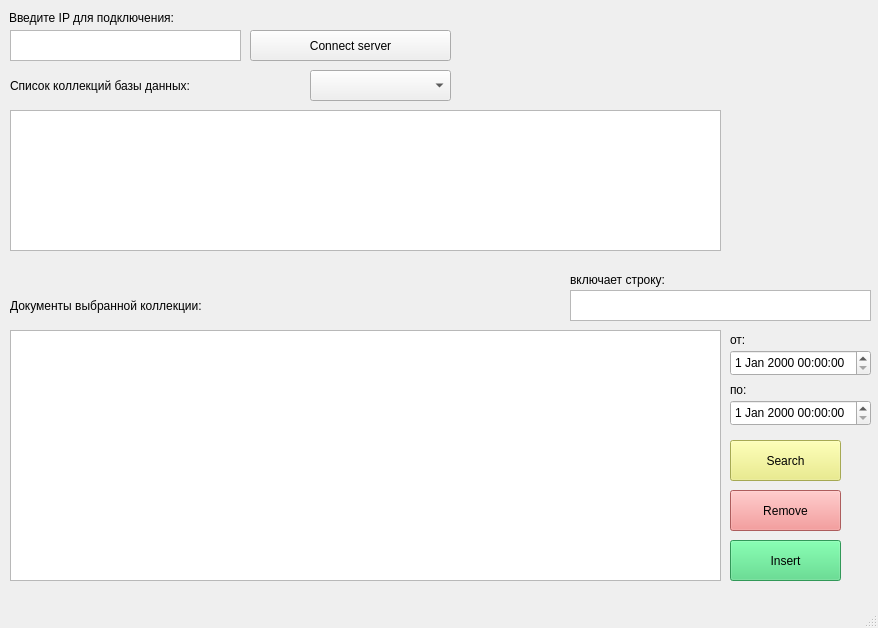
<?xml version="1.0" encoding="UTF-8"?>
<ui version="4.0">
 <class>MainWindow</class>
 <widget class="QMainWindow" name="MainWindow">
  <property name="geometry">
   <rect>
    <x>0</x>
    <y>0</y>
    <width>878</width>
    <height>628</height>
   </rect>
  </property>
  <property name="windowTitle">
   <string>MainWindow</string>
  </property>
  <widget class="QWidget" name="centralwidget">
   <widget class="QTreeView" name="treeView">
    <property name="geometry">
     <rect>
      <x>10</x>
      <y>330</y>
      <width>711</width>
      <height>251</height>
     </rect>
    </property>
   </widget>
   <widget class="QPushButton" name="pushButton_2">
    <property name="geometry">
     <rect>
      <x>250</x>
      <y>30</y>
      <width>201</width>
      <height>31</height>
     </rect>
    </property>
    <property name="text">
     <string>Connect server</string>
    </property>
   </widget>
   <widget class="QListWidget" name="listWidget">
    <property name="geometry">
     <rect>
      <x>10</x>
      <y>110</y>
      <width>711</width>
      <height>141</height>
     </rect>
    </property>
   </widget>
   <widget class="QComboBox" name="comboBox">
    <property name="geometry">
     <rect>
      <x>310</x>
      <y>70</y>
      <width>141</width>
      <height>31</height>
     </rect>
    </property>
   </widget>
   <widget class="QLabel" name="label">
    <property name="geometry">
     <rect>
      <x>10</x>
      <y>70</y>
      <width>301</width>
      <height>31</height>
     </rect>
    </property>
    <property name="styleSheet">
     <string notr="true">font: 14pt &quot;Ubuntu&quot;;</string>
    </property>
    <property name="text">
     <string>Список коллекций базы данных:</string>
    </property>
   </widget>
   <widget class="QLabel" name="label_2">
    <property name="geometry">
     <rect>
      <x>9</x>
      <y>9</y>
      <width>212</width>
      <height>17</height>
     </rect>
    </property>
    <property name="text">
     <string>Введите IP для подключения:</string>
    </property>
   </widget>
   <widget class="QPushButton" name="btnRemove">
    <property name="geometry">
     <rect>
      <x>730</x>
      <y>490</y>
      <width>111</width>
      <height>41</height>
     </rect>
    </property>
    <property name="palette">
     <palette>
      <active>
       <colorrole role="WindowText">
        <brush brushstyle="SolidPattern">
         <color alpha="255">
          <red>0</red>
          <green>0</green>
          <blue>0</blue>
         </color>
        </brush>
       </colorrole>
       <colorrole role="Button">
        <brush brushstyle="SolidPattern">
         <color alpha="255">
          <red>242</red>
          <green>130</green>
          <blue>130</blue>
         </color>
        </brush>
       </colorrole>
       <colorrole role="Light">
        <brush brushstyle="SolidPattern">
         <color alpha="255">
          <red>255</red>
          <green>244</green>
          <blue>244</blue>
         </color>
        </brush>
       </colorrole>
       <colorrole role="Midlight">
        <brush brushstyle="SolidPattern">
         <color alpha="255">
          <red>248</red>
          <green>187</green>
          <blue>187</blue>
         </color>
        </brush>
       </colorrole>
       <colorrole role="Dark">
        <brush brushstyle="SolidPattern">
         <color alpha="255">
          <red>121</red>
          <green>65</green>
          <blue>65</blue>
         </color>
        </brush>
       </colorrole>
       <colorrole role="Mid">
        <brush brushstyle="SolidPattern">
         <color alpha="255">
          <red>161</red>
          <green>86</green>
          <blue>86</blue>
         </color>
        </brush>
       </colorrole>
       <colorrole role="Text">
        <brush brushstyle="SolidPattern">
         <color alpha="255">
          <red>0</red>
          <green>0</green>
          <blue>0</blue>
         </color>
        </brush>
       </colorrole>
       <colorrole role="BrightText">
        <brush brushstyle="SolidPattern">
         <color alpha="255">
          <red>255</red>
          <green>255</green>
          <blue>255</blue>
         </color>
        </brush>
       </colorrole>
       <colorrole role="ButtonText">
        <brush brushstyle="SolidPattern">
         <color alpha="255">
          <red>0</red>
          <green>0</green>
          <blue>0</blue>
         </color>
        </brush>
       </colorrole>
       <colorrole role="Base">
        <brush brushstyle="SolidPattern">
         <color alpha="255">
          <red>255</red>
          <green>255</green>
          <blue>255</blue>
         </color>
        </brush>
       </colorrole>
       <colorrole role="Window">
        <brush brushstyle="SolidPattern">
         <color alpha="255">
          <red>242</red>
          <green>130</green>
          <blue>130</blue>
         </color>
        </brush>
       </colorrole>
       <colorrole role="Shadow">
        <brush brushstyle="SolidPattern">
         <color alpha="255">
          <red>0</red>
          <green>0</green>
          <blue>0</blue>
         </color>
        </brush>
       </colorrole>
       <colorrole role="AlternateBase">
        <brush brushstyle="SolidPattern">
         <color alpha="255">
          <red>248</red>
          <green>192</green>
          <blue>192</blue>
         </color>
        </brush>
       </colorrole>
       <colorrole role="ToolTipBase">
        <brush brushstyle="SolidPattern">
         <color alpha="255">
          <red>255</red>
          <green>255</green>
          <blue>220</blue>
         </color>
        </brush>
       </colorrole>
       <colorrole role="ToolTipText">
        <brush brushstyle="SolidPattern">
         <color alpha="255">
          <red>0</red>
          <green>0</green>
          <blue>0</blue>
         </color>
        </brush>
       </colorrole>
       <colorrole role="PlaceholderText">
        <brush brushstyle="SolidPattern">
         <color alpha="128">
          <red>0</red>
          <green>0</green>
          <blue>0</blue>
         </color>
        </brush>
       </colorrole>
      </active>
      <inactive>
       <colorrole role="WindowText">
        <brush brushstyle="SolidPattern">
         <color alpha="255">
          <red>0</red>
          <green>0</green>
          <blue>0</blue>
         </color>
        </brush>
       </colorrole>
       <colorrole role="Button">
        <brush brushstyle="SolidPattern">
         <color alpha="255">
          <red>242</red>
          <green>130</green>
          <blue>130</blue>
         </color>
        </brush>
       </colorrole>
       <colorrole role="Light">
        <brush brushstyle="SolidPattern">
         <color alpha="255">
          <red>255</red>
          <green>244</green>
          <blue>244</blue>
         </color>
        </brush>
       </colorrole>
       <colorrole role="Midlight">
        <brush brushstyle="SolidPattern">
         <color alpha="255">
          <red>248</red>
          <green>187</green>
          <blue>187</blue>
         </color>
        </brush>
       </colorrole>
       <colorrole role="Dark">
        <brush brushstyle="SolidPattern">
         <color alpha="255">
          <red>121</red>
          <green>65</green>
          <blue>65</blue>
         </color>
        </brush>
       </colorrole>
       <colorrole role="Mid">
        <brush brushstyle="SolidPattern">
         <color alpha="255">
          <red>161</red>
          <green>86</green>
          <blue>86</blue>
         </color>
        </brush>
       </colorrole>
       <colorrole role="Text">
        <brush brushstyle="SolidPattern">
         <color alpha="255">
          <red>0</red>
          <green>0</green>
          <blue>0</blue>
         </color>
        </brush>
       </colorrole>
       <colorrole role="BrightText">
        <brush brushstyle="SolidPattern">
         <color alpha="255">
          <red>255</red>
          <green>255</green>
          <blue>255</blue>
         </color>
        </brush>
       </colorrole>
       <colorrole role="ButtonText">
        <brush brushstyle="SolidPattern">
         <color alpha="255">
          <red>0</red>
          <green>0</green>
          <blue>0</blue>
         </color>
        </brush>
       </colorrole>
       <colorrole role="Base">
        <brush brushstyle="SolidPattern">
         <color alpha="255">
          <red>255</red>
          <green>255</green>
          <blue>255</blue>
         </color>
        </brush>
       </colorrole>
       <colorrole role="Window">
        <brush brushstyle="SolidPattern">
         <color alpha="255">
          <red>242</red>
          <green>130</green>
          <blue>130</blue>
         </color>
        </brush>
       </colorrole>
       <colorrole role="Shadow">
        <brush brushstyle="SolidPattern">
         <color alpha="255">
          <red>0</red>
          <green>0</green>
          <blue>0</blue>
         </color>
        </brush>
       </colorrole>
       <colorrole role="AlternateBase">
        <brush brushstyle="SolidPattern">
         <color alpha="255">
          <red>248</red>
          <green>192</green>
          <blue>192</blue>
         </color>
        </brush>
       </colorrole>
       <colorrole role="ToolTipBase">
        <brush brushstyle="SolidPattern">
         <color alpha="255">
          <red>255</red>
          <green>255</green>
          <blue>220</blue>
         </color>
        </brush>
       </colorrole>
       <colorrole role="ToolTipText">
        <brush brushstyle="SolidPattern">
         <color alpha="255">
          <red>0</red>
          <green>0</green>
          <blue>0</blue>
         </color>
        </brush>
       </colorrole>
       <colorrole role="PlaceholderText">
        <brush brushstyle="SolidPattern">
         <color alpha="128">
          <red>0</red>
          <green>0</green>
          <blue>0</blue>
         </color>
        </brush>
       </colorrole>
      </inactive>
      <disabled>
       <colorrole role="WindowText">
        <brush brushstyle="SolidPattern">
         <color alpha="255">
          <red>121</red>
          <green>65</green>
          <blue>65</blue>
         </color>
        </brush>
       </colorrole>
       <colorrole role="Button">
        <brush brushstyle="SolidPattern">
         <color alpha="255">
          <red>242</red>
          <green>130</green>
          <blue>130</blue>
         </color>
        </brush>
       </colorrole>
       <colorrole role="Light">
        <brush brushstyle="SolidPattern">
         <color alpha="255">
          <red>255</red>
          <green>244</green>
          <blue>244</blue>
         </color>
        </brush>
       </colorrole>
       <colorrole role="Midlight">
        <brush brushstyle="SolidPattern">
         <color alpha="255">
          <red>248</red>
          <green>187</green>
          <blue>187</blue>
         </color>
        </brush>
       </colorrole>
       <colorrole role="Dark">
        <brush brushstyle="SolidPattern">
         <color alpha="255">
          <red>121</red>
          <green>65</green>
          <blue>65</blue>
         </color>
        </brush>
       </colorrole>
       <colorrole role="Mid">
        <brush brushstyle="SolidPattern">
         <color alpha="255">
          <red>161</red>
          <green>86</green>
          <blue>86</blue>
         </color>
        </brush>
       </colorrole>
       <colorrole role="Text">
        <brush brushstyle="SolidPattern">
         <color alpha="255">
          <red>121</red>
          <green>65</green>
          <blue>65</blue>
         </color>
        </brush>
       </colorrole>
       <colorrole role="BrightText">
        <brush brushstyle="SolidPattern">
         <color alpha="255">
          <red>255</red>
          <green>255</green>
          <blue>255</blue>
         </color>
        </brush>
       </colorrole>
       <colorrole role="ButtonText">
        <brush brushstyle="SolidPattern">
         <color alpha="255">
          <red>121</red>
          <green>65</green>
          <blue>65</blue>
         </color>
        </brush>
       </colorrole>
       <colorrole role="Base">
        <brush brushstyle="SolidPattern">
         <color alpha="255">
          <red>242</red>
          <green>130</green>
          <blue>130</blue>
         </color>
        </brush>
       </colorrole>
       <colorrole role="Window">
        <brush brushstyle="SolidPattern">
         <color alpha="255">
          <red>242</red>
          <green>130</green>
          <blue>130</blue>
         </color>
        </brush>
       </colorrole>
       <colorrole role="Shadow">
        <brush brushstyle="SolidPattern">
         <color alpha="255">
          <red>0</red>
          <green>0</green>
          <blue>0</blue>
         </color>
        </brush>
       </colorrole>
       <colorrole role="AlternateBase">
        <brush brushstyle="SolidPattern">
         <color alpha="255">
          <red>242</red>
          <green>130</green>
          <blue>130</blue>
         </color>
        </brush>
       </colorrole>
       <colorrole role="ToolTipBase">
        <brush brushstyle="SolidPattern">
         <color alpha="255">
          <red>255</red>
          <green>255</green>
          <blue>220</blue>
         </color>
        </brush>
       </colorrole>
       <colorrole role="ToolTipText">
        <brush brushstyle="SolidPattern">
         <color alpha="255">
          <red>0</red>
          <green>0</green>
          <blue>0</blue>
         </color>
        </brush>
       </colorrole>
       <colorrole role="PlaceholderText">
        <brush brushstyle="SolidPattern">
         <color alpha="128">
          <red>0</red>
          <green>0</green>
          <blue>0</blue>
         </color>
        </brush>
       </colorrole>
      </disabled>
     </palette>
    </property>
    <property name="text">
     <string>Remove</string>
    </property>
   </widget>
   <widget class="QPushButton" name="btnInsert">
    <property name="geometry">
     <rect>
      <x>730</x>
      <y>540</y>
      <width>111</width>
      <height>41</height>
     </rect>
    </property>
    <property name="palette">
     <palette>
      <active>
       <colorrole role="WindowText">
        <brush brushstyle="SolidPattern">
         <color alpha="255">
          <red>0</red>
          <green>0</green>
          <blue>0</blue>
         </color>
        </brush>
       </colorrole>
       <colorrole role="Button">
        <brush brushstyle="SolidPattern">
         <color alpha="255">
          <red>69</red>
          <green>213</green>
          <blue>123</blue>
         </color>
        </brush>
       </colorrole>
       <colorrole role="Light">
        <brush brushstyle="SolidPattern">
         <color alpha="255">
          <red>147</red>
          <green>255</green>
          <blue>187</blue>
         </color>
        </brush>
       </colorrole>
       <colorrole role="Midlight">
        <brush brushstyle="SolidPattern">
         <color alpha="255">
          <red>108</red>
          <green>234</green>
          <blue>155</blue>
         </color>
        </brush>
       </colorrole>
       <colorrole role="Dark">
        <brush brushstyle="SolidPattern">
         <color alpha="255">
          <red>34</red>
          <green>106</green>
          <blue>61</blue>
         </color>
        </brush>
       </colorrole>
       <colorrole role="Mid">
        <brush brushstyle="SolidPattern">
         <color alpha="255">
          <red>46</red>
          <green>142</green>
          <blue>82</blue>
         </color>
        </brush>
       </colorrole>
       <colorrole role="Text">
        <brush brushstyle="SolidPattern">
         <color alpha="255">
          <red>0</red>
          <green>0</green>
          <blue>0</blue>
         </color>
        </brush>
       </colorrole>
       <colorrole role="BrightText">
        <brush brushstyle="SolidPattern">
         <color alpha="255">
          <red>255</red>
          <green>255</green>
          <blue>255</blue>
         </color>
        </brush>
       </colorrole>
       <colorrole role="ButtonText">
        <brush brushstyle="SolidPattern">
         <color alpha="255">
          <red>0</red>
          <green>0</green>
          <blue>0</blue>
         </color>
        </brush>
       </colorrole>
       <colorrole role="Base">
        <brush brushstyle="SolidPattern">
         <color alpha="255">
          <red>255</red>
          <green>255</green>
          <blue>255</blue>
         </color>
        </brush>
       </colorrole>
       <colorrole role="Window">
        <brush brushstyle="SolidPattern">
         <color alpha="255">
          <red>69</red>
          <green>213</green>
          <blue>123</blue>
         </color>
        </brush>
       </colorrole>
       <colorrole role="Shadow">
        <brush brushstyle="SolidPattern">
         <color alpha="255">
          <red>0</red>
          <green>0</green>
          <blue>0</blue>
         </color>
        </brush>
       </colorrole>
       <colorrole role="AlternateBase">
        <brush brushstyle="SolidPattern">
         <color alpha="255">
          <red>162</red>
          <green>234</green>
          <blue>189</blue>
         </color>
        </brush>
       </colorrole>
       <colorrole role="ToolTipBase">
        <brush brushstyle="SolidPattern">
         <color alpha="255">
          <red>255</red>
          <green>255</green>
          <blue>220</blue>
         </color>
        </brush>
       </colorrole>
       <colorrole role="ToolTipText">
        <brush brushstyle="SolidPattern">
         <color alpha="255">
          <red>0</red>
          <green>0</green>
          <blue>0</blue>
         </color>
        </brush>
       </colorrole>
       <colorrole role="PlaceholderText">
        <brush brushstyle="SolidPattern">
         <color alpha="128">
          <red>0</red>
          <green>0</green>
          <blue>0</blue>
         </color>
        </brush>
       </colorrole>
      </active>
      <inactive>
       <colorrole role="WindowText">
        <brush brushstyle="SolidPattern">
         <color alpha="255">
          <red>0</red>
          <green>0</green>
          <blue>0</blue>
         </color>
        </brush>
       </colorrole>
       <colorrole role="Button">
        <brush brushstyle="SolidPattern">
         <color alpha="255">
          <red>69</red>
          <green>213</green>
          <blue>123</blue>
         </color>
        </brush>
       </colorrole>
       <colorrole role="Light">
        <brush brushstyle="SolidPattern">
         <color alpha="255">
          <red>147</red>
          <green>255</green>
          <blue>187</blue>
         </color>
        </brush>
       </colorrole>
       <colorrole role="Midlight">
        <brush brushstyle="SolidPattern">
         <color alpha="255">
          <red>108</red>
          <green>234</green>
          <blue>155</blue>
         </color>
        </brush>
       </colorrole>
       <colorrole role="Dark">
        <brush brushstyle="SolidPattern">
         <color alpha="255">
          <red>34</red>
          <green>106</green>
          <blue>61</blue>
         </color>
        </brush>
       </colorrole>
       <colorrole role="Mid">
        <brush brushstyle="SolidPattern">
         <color alpha="255">
          <red>46</red>
          <green>142</green>
          <blue>82</blue>
         </color>
        </brush>
       </colorrole>
       <colorrole role="Text">
        <brush brushstyle="SolidPattern">
         <color alpha="255">
          <red>0</red>
          <green>0</green>
          <blue>0</blue>
         </color>
        </brush>
       </colorrole>
       <colorrole role="BrightText">
        <brush brushstyle="SolidPattern">
         <color alpha="255">
          <red>255</red>
          <green>255</green>
          <blue>255</blue>
         </color>
        </brush>
       </colorrole>
       <colorrole role="ButtonText">
        <brush brushstyle="SolidPattern">
         <color alpha="255">
          <red>0</red>
          <green>0</green>
          <blue>0</blue>
         </color>
        </brush>
       </colorrole>
       <colorrole role="Base">
        <brush brushstyle="SolidPattern">
         <color alpha="255">
          <red>255</red>
          <green>255</green>
          <blue>255</blue>
         </color>
        </brush>
       </colorrole>
       <colorrole role="Window">
        <brush brushstyle="SolidPattern">
         <color alpha="255">
          <red>69</red>
          <green>213</green>
          <blue>123</blue>
         </color>
        </brush>
       </colorrole>
       <colorrole role="Shadow">
        <brush brushstyle="SolidPattern">
         <color alpha="255">
          <red>0</red>
          <green>0</green>
          <blue>0</blue>
         </color>
        </brush>
       </colorrole>
       <colorrole role="AlternateBase">
        <brush brushstyle="SolidPattern">
         <color alpha="255">
          <red>162</red>
          <green>234</green>
          <blue>189</blue>
         </color>
        </brush>
       </colorrole>
       <colorrole role="ToolTipBase">
        <brush brushstyle="SolidPattern">
         <color alpha="255">
          <red>255</red>
          <green>255</green>
          <blue>220</blue>
         </color>
        </brush>
       </colorrole>
       <colorrole role="ToolTipText">
        <brush brushstyle="SolidPattern">
         <color alpha="255">
          <red>0</red>
          <green>0</green>
          <blue>0</blue>
         </color>
        </brush>
       </colorrole>
       <colorrole role="PlaceholderText">
        <brush brushstyle="SolidPattern">
         <color alpha="128">
          <red>0</red>
          <green>0</green>
          <blue>0</blue>
         </color>
        </brush>
       </colorrole>
      </inactive>
      <disabled>
       <colorrole role="WindowText">
        <brush brushstyle="SolidPattern">
         <color alpha="255">
          <red>34</red>
          <green>106</green>
          <blue>61</blue>
         </color>
        </brush>
       </colorrole>
       <colorrole role="Button">
        <brush brushstyle="SolidPattern">
         <color alpha="255">
          <red>69</red>
          <green>213</green>
          <blue>123</blue>
         </color>
        </brush>
       </colorrole>
       <colorrole role="Light">
        <brush brushstyle="SolidPattern">
         <color alpha="255">
          <red>147</red>
          <green>255</green>
          <blue>187</blue>
         </color>
        </brush>
       </colorrole>
       <colorrole role="Midlight">
        <brush brushstyle="SolidPattern">
         <color alpha="255">
          <red>108</red>
          <green>234</green>
          <blue>155</blue>
         </color>
        </brush>
       </colorrole>
       <colorrole role="Dark">
        <brush brushstyle="SolidPattern">
         <color alpha="255">
          <red>34</red>
          <green>106</green>
          <blue>61</blue>
         </color>
        </brush>
       </colorrole>
       <colorrole role="Mid">
        <brush brushstyle="SolidPattern">
         <color alpha="255">
          <red>46</red>
          <green>142</green>
          <blue>82</blue>
         </color>
        </brush>
       </colorrole>
       <colorrole role="Text">
        <brush brushstyle="SolidPattern">
         <color alpha="255">
          <red>34</red>
          <green>106</green>
          <blue>61</blue>
         </color>
        </brush>
       </colorrole>
       <colorrole role="BrightText">
        <brush brushstyle="SolidPattern">
         <color alpha="255">
          <red>255</red>
          <green>255</green>
          <blue>255</blue>
         </color>
        </brush>
       </colorrole>
       <colorrole role="ButtonText">
        <brush brushstyle="SolidPattern">
         <color alpha="255">
          <red>34</red>
          <green>106</green>
          <blue>61</blue>
         </color>
        </brush>
       </colorrole>
       <colorrole role="Base">
        <brush brushstyle="SolidPattern">
         <color alpha="255">
          <red>69</red>
          <green>213</green>
          <blue>123</blue>
         </color>
        </brush>
       </colorrole>
       <colorrole role="Window">
        <brush brushstyle="SolidPattern">
         <color alpha="255">
          <red>69</red>
          <green>213</green>
          <blue>123</blue>
         </color>
        </brush>
       </colorrole>
       <colorrole role="Shadow">
        <brush brushstyle="SolidPattern">
         <color alpha="255">
          <red>0</red>
          <green>0</green>
          <blue>0</blue>
         </color>
        </brush>
       </colorrole>
       <colorrole role="AlternateBase">
        <brush brushstyle="SolidPattern">
         <color alpha="255">
          <red>69</red>
          <green>213</green>
          <blue>123</blue>
         </color>
        </brush>
       </colorrole>
       <colorrole role="ToolTipBase">
        <brush brushstyle="SolidPattern">
         <color alpha="255">
          <red>255</red>
          <green>255</green>
          <blue>220</blue>
         </color>
        </brush>
       </colorrole>
       <colorrole role="ToolTipText">
        <brush brushstyle="SolidPattern">
         <color alpha="255">
          <red>0</red>
          <green>0</green>
          <blue>0</blue>
         </color>
        </brush>
       </colorrole>
       <colorrole role="PlaceholderText">
        <brush brushstyle="SolidPattern">
         <color alpha="128">
          <red>0</red>
          <green>0</green>
          <blue>0</blue>
         </color>
        </brush>
       </colorrole>
      </disabled>
     </palette>
    </property>
    <property name="text">
     <string>Insert</string>
    </property>
   </widget>
   <widget class="QTextEdit" name="textEdit">
    <property name="geometry">
     <rect>
      <x>10</x>
      <y>30</y>
      <width>231</width>
      <height>31</height>
     </rect>
    </property>
   </widget>
   <widget class="QLabel" name="label_3">
    <property name="geometry">
     <rect>
      <x>10</x>
      <y>290</y>
      <width>321</width>
      <height>31</height>
     </rect>
    </property>
    <property name="styleSheet">
     <string notr="true">font: 14pt &quot;Ubuntu&quot;;</string>
    </property>
    <property name="text">
     <string>Документы выбранной коллекции:</string>
    </property>
   </widget>
   <widget class="QDateTimeEdit" name="startDate">
    <property name="geometry">
     <rect>
      <x>730</x>
      <y>350</y>
      <width>141</width>
      <height>26</height>
     </rect>
    </property>
   </widget>
   <widget class="QDateTimeEdit" name="endDate">
    <property name="geometry">
     <rect>
      <x>730</x>
      <y>400</y>
      <width>141</width>
      <height>26</height>
     </rect>
    </property>
   </widget>
   <widget class="QPushButton" name="searchBtn">
    <property name="geometry">
     <rect>
      <x>730</x>
      <y>440</y>
      <width>111</width>
      <height>41</height>
     </rect>
    </property>
    <property name="palette">
     <palette>
      <active>
       <colorrole role="WindowText">
        <brush brushstyle="SolidPattern">
         <color alpha="255">
          <red>0</red>
          <green>0</green>
          <blue>0</blue>
         </color>
        </brush>
       </colorrole>
       <colorrole role="Button">
        <brush brushstyle="SolidPattern">
         <color alpha="255">
          <red>233</red>
          <green>236</green>
          <blue>116</blue>
         </color>
        </brush>
       </colorrole>
       <colorrole role="Light">
        <brush brushstyle="SolidPattern">
         <color alpha="255">
          <red>255</red>
          <green>255</green>
          <blue>224</blue>
         </color>
        </brush>
       </colorrole>
       <colorrole role="Midlight">
        <brush brushstyle="SolidPattern">
         <color alpha="255">
          <red>244</red>
          <green>245</green>
          <blue>170</blue>
         </color>
        </brush>
       </colorrole>
       <colorrole role="Dark">
        <brush brushstyle="SolidPattern">
         <color alpha="255">
          <red>116</red>
          <green>118</green>
          <blue>58</blue>
         </color>
        </brush>
       </colorrole>
       <colorrole role="Mid">
        <brush brushstyle="SolidPattern">
         <color alpha="255">
          <red>155</red>
          <green>157</green>
          <blue>77</blue>
         </color>
        </brush>
       </colorrole>
       <colorrole role="Text">
        <brush brushstyle="SolidPattern">
         <color alpha="255">
          <red>0</red>
          <green>0</green>
          <blue>0</blue>
         </color>
        </brush>
       </colorrole>
       <colorrole role="BrightText">
        <brush brushstyle="SolidPattern">
         <color alpha="255">
          <red>255</red>
          <green>255</green>
          <blue>255</blue>
         </color>
        </brush>
       </colorrole>
       <colorrole role="ButtonText">
        <brush brushstyle="SolidPattern">
         <color alpha="255">
          <red>0</red>
          <green>0</green>
          <blue>0</blue>
         </color>
        </brush>
       </colorrole>
       <colorrole role="Base">
        <brush brushstyle="SolidPattern">
         <color alpha="255">
          <red>255</red>
          <green>255</green>
          <blue>255</blue>
         </color>
        </brush>
       </colorrole>
       <colorrole role="Window">
        <brush brushstyle="SolidPattern">
         <color alpha="255">
          <red>233</red>
          <green>236</green>
          <blue>116</blue>
         </color>
        </brush>
       </colorrole>
       <colorrole role="Shadow">
        <brush brushstyle="SolidPattern">
         <color alpha="255">
          <red>0</red>
          <green>0</green>
          <blue>0</blue>
         </color>
        </brush>
       </colorrole>
       <colorrole role="AlternateBase">
        <brush brushstyle="SolidPattern">
         <color alpha="255">
          <red>244</red>
          <green>245</green>
          <blue>185</blue>
         </color>
        </brush>
       </colorrole>
       <colorrole role="ToolTipBase">
        <brush brushstyle="SolidPattern">
         <color alpha="255">
          <red>255</red>
          <green>255</green>
          <blue>220</blue>
         </color>
        </brush>
       </colorrole>
       <colorrole role="ToolTipText">
        <brush brushstyle="SolidPattern">
         <color alpha="255">
          <red>0</red>
          <green>0</green>
          <blue>0</blue>
         </color>
        </brush>
       </colorrole>
       <colorrole role="PlaceholderText">
        <brush brushstyle="SolidPattern">
         <color alpha="128">
          <red>0</red>
          <green>0</green>
          <blue>0</blue>
         </color>
        </brush>
       </colorrole>
      </active>
      <inactive>
       <colorrole role="WindowText">
        <brush brushstyle="SolidPattern">
         <color alpha="255">
          <red>0</red>
          <green>0</green>
          <blue>0</blue>
         </color>
        </brush>
       </colorrole>
       <colorrole role="Button">
        <brush brushstyle="SolidPattern">
         <color alpha="255">
          <red>233</red>
          <green>236</green>
          <blue>116</blue>
         </color>
        </brush>
       </colorrole>
       <colorrole role="Light">
        <brush brushstyle="SolidPattern">
         <color alpha="255">
          <red>255</red>
          <green>255</green>
          <blue>224</blue>
         </color>
        </brush>
       </colorrole>
       <colorrole role="Midlight">
        <brush brushstyle="SolidPattern">
         <color alpha="255">
          <red>244</red>
          <green>245</green>
          <blue>170</blue>
         </color>
        </brush>
       </colorrole>
       <colorrole role="Dark">
        <brush brushstyle="SolidPattern">
         <color alpha="255">
          <red>116</red>
          <green>118</green>
          <blue>58</blue>
         </color>
        </brush>
       </colorrole>
       <colorrole role="Mid">
        <brush brushstyle="SolidPattern">
         <color alpha="255">
          <red>155</red>
          <green>157</green>
          <blue>77</blue>
         </color>
        </brush>
       </colorrole>
       <colorrole role="Text">
        <brush brushstyle="SolidPattern">
         <color alpha="255">
          <red>0</red>
          <green>0</green>
          <blue>0</blue>
         </color>
        </brush>
       </colorrole>
       <colorrole role="BrightText">
        <brush brushstyle="SolidPattern">
         <color alpha="255">
          <red>255</red>
          <green>255</green>
          <blue>255</blue>
         </color>
        </brush>
       </colorrole>
       <colorrole role="ButtonText">
        <brush brushstyle="SolidPattern">
         <color alpha="255">
          <red>0</red>
          <green>0</green>
          <blue>0</blue>
         </color>
        </brush>
       </colorrole>
       <colorrole role="Base">
        <brush brushstyle="SolidPattern">
         <color alpha="255">
          <red>255</red>
          <green>255</green>
          <blue>255</blue>
         </color>
        </brush>
       </colorrole>
       <colorrole role="Window">
        <brush brushstyle="SolidPattern">
         <color alpha="255">
          <red>233</red>
          <green>236</green>
          <blue>116</blue>
         </color>
        </brush>
       </colorrole>
       <colorrole role="Shadow">
        <brush brushstyle="SolidPattern">
         <color alpha="255">
          <red>0</red>
          <green>0</green>
          <blue>0</blue>
         </color>
        </brush>
       </colorrole>
       <colorrole role="AlternateBase">
        <brush brushstyle="SolidPattern">
         <color alpha="255">
          <red>244</red>
          <green>245</green>
          <blue>185</blue>
         </color>
        </brush>
       </colorrole>
       <colorrole role="ToolTipBase">
        <brush brushstyle="SolidPattern">
         <color alpha="255">
          <red>255</red>
          <green>255</green>
          <blue>220</blue>
         </color>
        </brush>
       </colorrole>
       <colorrole role="ToolTipText">
        <brush brushstyle="SolidPattern">
         <color alpha="255">
          <red>0</red>
          <green>0</green>
          <blue>0</blue>
         </color>
        </brush>
       </colorrole>
       <colorrole role="PlaceholderText">
        <brush brushstyle="SolidPattern">
         <color alpha="128">
          <red>0</red>
          <green>0</green>
          <blue>0</blue>
         </color>
        </brush>
       </colorrole>
      </inactive>
      <disabled>
       <colorrole role="WindowText">
        <brush brushstyle="SolidPattern">
         <color alpha="255">
          <red>116</red>
          <green>118</green>
          <blue>58</blue>
         </color>
        </brush>
       </colorrole>
       <colorrole role="Button">
        <brush brushstyle="SolidPattern">
         <color alpha="255">
          <red>233</red>
          <green>236</green>
          <blue>116</blue>
         </color>
        </brush>
       </colorrole>
       <colorrole role="Light">
        <brush brushstyle="SolidPattern">
         <color alpha="255">
          <red>255</red>
          <green>255</green>
          <blue>224</blue>
         </color>
        </brush>
       </colorrole>
       <colorrole role="Midlight">
        <brush brushstyle="SolidPattern">
         <color alpha="255">
          <red>244</red>
          <green>245</green>
          <blue>170</blue>
         </color>
        </brush>
       </colorrole>
       <colorrole role="Dark">
        <brush brushstyle="SolidPattern">
         <color alpha="255">
          <red>116</red>
          <green>118</green>
          <blue>58</blue>
         </color>
        </brush>
       </colorrole>
       <colorrole role="Mid">
        <brush brushstyle="SolidPattern">
         <color alpha="255">
          <red>155</red>
          <green>157</green>
          <blue>77</blue>
         </color>
        </brush>
       </colorrole>
       <colorrole role="Text">
        <brush brushstyle="SolidPattern">
         <color alpha="255">
          <red>116</red>
          <green>118</green>
          <blue>58</blue>
         </color>
        </brush>
       </colorrole>
       <colorrole role="BrightText">
        <brush brushstyle="SolidPattern">
         <color alpha="255">
          <red>255</red>
          <green>255</green>
          <blue>255</blue>
         </color>
        </brush>
       </colorrole>
       <colorrole role="ButtonText">
        <brush brushstyle="SolidPattern">
         <color alpha="255">
          <red>116</red>
          <green>118</green>
          <blue>58</blue>
         </color>
        </brush>
       </colorrole>
       <colorrole role="Base">
        <brush brushstyle="SolidPattern">
         <color alpha="255">
          <red>233</red>
          <green>236</green>
          <blue>116</blue>
         </color>
        </brush>
       </colorrole>
       <colorrole role="Window">
        <brush brushstyle="SolidPattern">
         <color alpha="255">
          <red>233</red>
          <green>236</green>
          <blue>116</blue>
         </color>
        </brush>
       </colorrole>
       <colorrole role="Shadow">
        <brush brushstyle="SolidPattern">
         <color alpha="255">
          <red>0</red>
          <green>0</green>
          <blue>0</blue>
         </color>
        </brush>
       </colorrole>
       <colorrole role="AlternateBase">
        <brush brushstyle="SolidPattern">
         <color alpha="255">
          <red>233</red>
          <green>236</green>
          <blue>116</blue>
         </color>
        </brush>
       </colorrole>
       <colorrole role="ToolTipBase">
        <brush brushstyle="SolidPattern">
         <color alpha="255">
          <red>255</red>
          <green>255</green>
          <blue>220</blue>
         </color>
        </brush>
       </colorrole>
       <colorrole role="ToolTipText">
        <brush brushstyle="SolidPattern">
         <color alpha="255">
          <red>0</red>
          <green>0</green>
          <blue>0</blue>
         </color>
        </brush>
       </colorrole>
       <colorrole role="PlaceholderText">
        <brush brushstyle="SolidPattern">
         <color alpha="128">
          <red>0</red>
          <green>0</green>
          <blue>0</blue>
         </color>
        </brush>
       </colorrole>
      </disabled>
     </palette>
    </property>
    <property name="text">
     <string>Search</string>
    </property>
   </widget>
   <widget class="QTextEdit" name="regexWrd">
    <property name="geometry">
     <rect>
      <x>570</x>
      <y>290</y>
      <width>301</width>
      <height>31</height>
     </rect>
    </property>
   </widget>
   <widget class="QLabel" name="label_7">
    <property name="geometry">
     <rect>
      <x>570</x>
      <y>270</y>
      <width>131</width>
      <height>20</height>
     </rect>
    </property>
    <property name="text">
     <string>включает строку:</string>
    </property>
   </widget>
   <widget class="QLabel" name="label_8">
    <property name="geometry">
     <rect>
      <x>730</x>
      <y>330</y>
      <width>131</width>
      <height>20</height>
     </rect>
    </property>
    <property name="text">
     <string>от:</string>
    </property>
   </widget>
   <widget class="QLabel" name="label_9">
    <property name="geometry">
     <rect>
      <x>730</x>
      <y>380</y>
      <width>131</width>
      <height>20</height>
     </rect>
    </property>
    <property name="text">
     <string>по:</string>
    </property>
   </widget>
   <zorder>btnInsert</zorder>
   <zorder>treeView</zorder>
   <zorder>pushButton_2</zorder>
   <zorder>listWidget</zorder>
   <zorder>comboBox</zorder>
   <zorder>label</zorder>
   <zorder>label_2</zorder>
   <zorder>btnRemove</zorder>
   <zorder>textEdit</zorder>
   <zorder>label_3</zorder>
   <zorder>startDate</zorder>
   <zorder>endDate</zorder>
   <zorder>searchBtn</zorder>
   <zorder>regexWrd</zorder>
   <zorder>label_7</zorder>
   <zorder>label_8</zorder>
   <zorder>label_9</zorder>
  </widget>
  <widget class="QMenuBar" name="menubar">
   <property name="geometry">
    <rect>
     <x>0</x>
     <y>0</y>
     <width>878</width>
     <height>22</height>
    </rect>
   </property>
  </widget>
  <widget class="QStatusBar" name="statusbar"/>
 </widget>
 <resources/>
 <connections/>
</ui>
